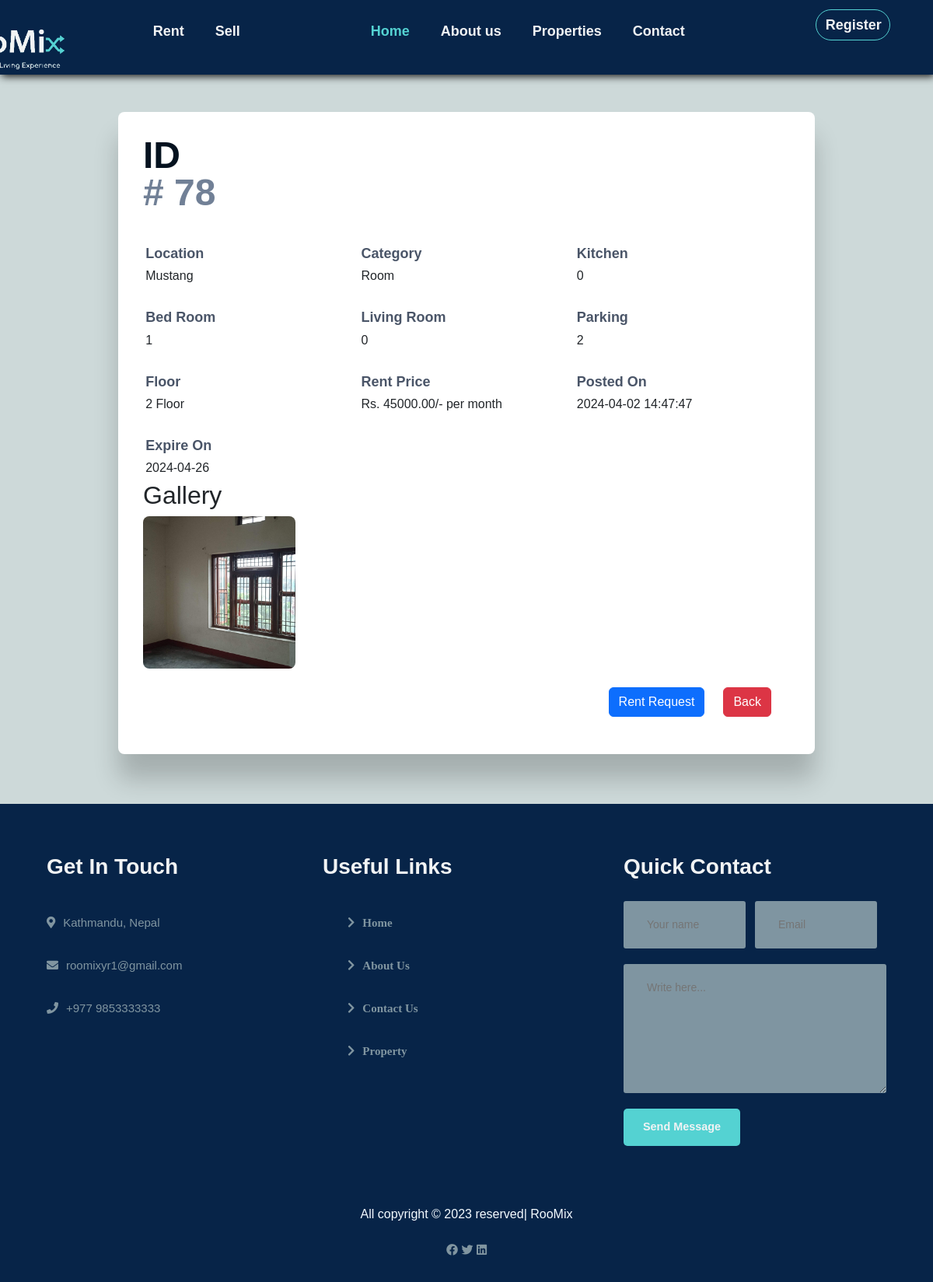
/client/p-detail.php?id=78, run on the app's committed database.
### tables this page shows
CREATE TABLE `property` (
  `id` int(11) NOT NULL,
  `property_title` varchar(255) NOT NULL,
  `description` text DEFAULT NULL,
  `property_type` enum('Room','Flat') NOT NULL,
  `kitchen` int(11) DEFAULT NULL,
  `bedroom` int(11) DEFAULT NULL,
  `living_room` int(11) DEFAULT NULL,
  `floor` int(11) DEFAULT NULL,
  `parking` int(11) DEFAULT NULL,
  `area` decimal(10,2) DEFAULT NULL,
  `total_price` decimal(10,2) DEFAULT NULL,
  `location` varchar(255) DEFAULT NULL,
  `added_date` timestamp NOT NULL DEFAULT current_timestamp(),
  `expiry_date` date DEFAULT NULL,
  `sold_status` tinyint(1) NOT NULL DEFAULT 1,
  `user_id` int(50) NOT NULL,
  `media` text DEFAULT NULL
);

### client/p-detail.php (the view, shortened to what this page needs)
<!DOCTYPE html>
<html lang="en">
<?php
require '../includes/dbConnect.php'; ?>
<head>
    <link rel="stylesheet" href="https://use.fontawesome.com/releases/v5.15.4/css/all.css" />
    <link href="https://cdn.jsdelivr.net/npm/bootstrap@5.3.3/dist/css/bootstrap.min.css" rel="stylesheet">
    <link rel="stylesheet" href="style.css">
    <link rel="stylesheet" href="../admin/propertyShow.css" />
</head>
<body class="p-0 m-0">
    <nav style="justify-content: center;">
        <a href="index.php" class="active"><img src="image/logo.png" alt="logo"></a>
        <div class="navigation">
            <ul>
                <li><a href="login.php" class="">Rent</a></li>
                <li><a href="login.php">Sell</a></li>
            </ul>
            <ul>
                <li><a href="index.php" class="active">Home</a></li>
                <li><a href="aboutUs.php">About us</a></li>
                <li><a href="properties.php">Properties</a></li>
                <li><a href="contact.php">Contact</a></li>
            </ul>
            <ul>
                <li><a href="registration.php"><button class="btn register" onclick="showRegisterForm()">Register</button></a></li>
            </ul>
        </div>
    </nav>
    <?php
    $id = $_GET['id'];
    if (isset($_GET['id'])) {
        $showProperty_query = "SELECT * FROM property WHERE id = '$id'";
        $result = mysqli_query($conn, $showProperty_query);
    }
    ?>
    <section style="padding-top: 18vh; padding-bottom:8vh;">
        <?php
        if (mysqli_num_rows($result) > 0) {
            while ($row = mysqli_fetch_array($result)) {
        ?>
                <div class="container">
                    <div class="content-wrapper">
                        <div>
                            <h1>ID <p class="id"># <?php echo $row['id']; ?></p>
                            </h1>
                        </div>
                        <div class="grid">
                            <div>
                                <p class="label">Location</p>
                                <p><?php echo $row['location']; ?></p>
                            </div>
                            <div>
                                <p class="label">Category</p>
                                <p><?php echo $row['property_type']; ?></p>
                            </div>
                            <div>
                                <p class="label">Kitchen</p>
                                <p><?php echo $row['kitchen']; ?></p>
                            </div>
                            <div>
                                <p class="label">Bed Room</p>
                                <p><?php echo $row['bedroom']; ?></p>
                            </div>
                            <div>
                                <p class="label">Living Room</p>
                                <p><?php echo $row['living_room']; ?></p>
                            </div>
                            <div>
                                <p class="label">Parking</p>
                                <p><?php echo $row['parking']; ?></p>
                            </div>
                            <div>
                                <p class="label">Floor</p>
                                <p><?php echo $row['floor']; ?> Floor</p>
                            </div>
                            <div>
                                <p class="label">Rent Price</p>
                                <p>Rs. <?php echo $row['total_price']; ?>/- per month</p>
                            </div>
                            <div>
                                <p class="label">Posted On</p>
                                <p><?php echo $row['added_date']; ?></p>
                            </div>
                            <div>
                                <p class="label">Expire On</p>
                                <p><?php echo $row['expiry_date']; ?></p>
                            </div>
                            <div class="gallery-section">
                                <h2>Gallery</h2>
                                <div class="gallery">
                                    <?php
                                    if (!empty($row['media'])) {
                                        $image_urls = explode(',', $row['media']);
                                        foreach ($image_urls as $image_url) {
                                    ?>
                                            <div class="gallery-item">
                                                <img src="<?php echo $image_url; ?>" alt="Property Image" onclick="showFullScreen('<?php echo $image_url; ?>')">
                                            </div>
                                        <?php
                                        }
                                    } else {
                                        ?>
                                        <span>No Image Available</span>
                                    <?php
                                    }
                                    ?>
                                </div>
                            </div>
                        </div>
                        <div class="button-container">
                        <a href=" ../client/login.php?id=<?php echo $row['id']; ?>">
                            <button class="btn btn-primary me-4">
                                Rent Request
                            </button>
                            </a>
                            <a href="javascript: window.history.back()">
                                <button class="btn btn-danger me-4">
                                    Back
                                </button>
                            </a>
                        </div>
                    </div>
                </div>
        <?php
            }
        }
        ?>
    </section>
    <footer>
        <div class="f-main">
            <div class="footer-col about" id="about">
                <h3>Get In Touch</h3>
                <li><i class="fas fa-map-marker-alt"></i>Kathmandu, Nepal</li>
                <li><i class="fas fa-envelope"></i>roomixyr1@gmail.com</li>
                <li><i class="fas fa-phone"></i>+977 9853333333</li>
            </div>
            <div class="footer-col links">
                <h3>Useful Links</h3>
                <ul>
                    <li><i class="fas fa-chevron-right"><a href="index.php">Home</a></i></li>
                    <li><i class="fas fa-chevron-right"><a href="aboutUs.php">About Us</a></i></li>
                    <li><i class="fas fa-chevron-right"><a href="contact.php">Contact Us</a></i></li>
                    <li><i class="fas fa-chevron-right"><a href="properties.php">Property</a></i></li>
                </ul>
            </div>
            <div class="form">
                <h3>Quick Contact</h3>
                <div class="form-row">
                    <input type="text" placeholder="Your name">
                    <input type="text" placeholder="Email">
                </div>
                <div class="form-col">
                    <textarea name="" id="" cols="30" rows="6" placeholder="Write here..."></textarea>
                </div>
                <div class="form-col">
                    <button> Send Message</button>
                </div>
            </div>
        </div>
        <div class="copyright">
            <p>All copyright &#169; 2023 reserved| RooMix</p>
            <div class="<div class=" properties card">
                <i class="fab fa-facebook"></i>
                <i class="fab fa-twitter"></i>
                <i class="fab fa-linkedin"></i>
            </div>
        </div>
    </footer>
</body>
</html>

### client/style.css (style rules this page uses)
:root { --c-primary: #072448; --c-secondary: #54d2d2; --c-bg-color: #b7c9c9af; --c-dark: #05121f; --c-light: #f1f3f4; --c-success: #42ea00; --c-danger: #e20704; --c-shadow: #0f0f0f; --c-btn: #54d2d2; --c-hover: #1f8d8d; --border-radius: 2rem; --card-border-radius: 1rem; --btn-padding: 0.6rem 2rem; --btn-radius: 3rem; --search-padding: 0.6rem 1rem; --m-padding: 8vh 8vw 8vh 8vw; --card-padding: 0.9rem 0.9rem 0 0.9rem; --body-padding: 1vh 8vw; --box-shadow: 2px 2px 10px; --card-padding-h: 1.0958vh; --card-margin-h: 1.0958vh; --sticky-top-left: 5.4rem; --sticky-top-right: -18rem; --btn-font: 1.125rem; }
* { margin: 0; padding: 0; box-sizing: border-box; }
html, body { width: 100%; height:0; font-family: "Poppins", sans-serif; background-color: var(--c-bg-color); }
h1 { font-size: 2.5rem; font-weight: 700; color: var(--c-primary); }
h1 { font-size: 3rem; font-weight: 700; color: var(--c-dark); }
nav { display: flex; flex-direction: row; align-items: center; position: fixed; width: 100%; height: 12vh; box-shadow: 2px 2px 10px var(--c-shadow); padding: var(--body-padding); background-color: var(--c-primary); z-index: 9999; }
nav img { height: 150px; cursor: pointer; }
nav .navigation { display: flex; flex-direction: row; gap: 8vw; }
nav .navigation ul { display: flex; justify-content: flex-end; align-items: center; }
nav .navigation ul li { list-style: none; margin-left: 40px; white-space: nowrap; }
nav .navigation ul li a { text-decoration: none; color: var(--c-light); font-size: var(--btn-font); font-weight: 600; }
nav .navigation ul li a.active, nav .navigation ul li a:hover { color: var(--c-btn); transition: 0.3s ease; }
nav .navigation ul li .btn { height: 5vh; width: 8vw; background-color: var(--c-btn); color: var(--c-light); border: none; border-radius: var(--btn-radius); font-size: var(--btn-font); font-weight: 600; }
nav .navigation ul li .register { height: 5vh; width: 8vw; background-color: transparent; color: var(--c-light); border: 1px solid var(--c-btn); border-radius: var(--btn-radius); font-size: var(--btn-font); font-weight: 600; }
footer { padding: 2% 5%; display: flex; flex-direction: row; flex-wrap: wrap; align-items: center; justify-content: space-between; background-color: var(--c-primary); }
footer .f-main { display: flex; flex-direction: row; width: 100%; justify-content: space-between; align-items: baseline; }
footer .footer-col { padding-bottom: 40px; }
footer h3 { color: var(--c-light); font-weight: 600; padding-bottom: 20px; }
footer li, i { display: flex; align-items: center; gap: 10px; padding: 10px 0; list-style: none; color: var(--c-bg-color); font-size: 15px; cursor: pointer; }
footer .links ul { display: flex; flex-direction: column; }
footer .links ul li { display: flex; flex-direction: row; }
footer .links ul li a { text-decoration: none; color: var(--c-bg-color); margin-left: 10px; }
footer p { color: #f4faff; }
footer input { width: 220px; padding: 15px 12px; background: var(--c-bg-color); border: none; outline: none; color: white; margin: 0px 12px 20px 0; }
footer .form { width: 35%; padding: 40px 0 40px 40px; border-radius: 10px; }
footer .form h3 { color: var(--c-light); font-weight: 600; padding-bottom: 20px; }
footer .form .form-row { display: flex; justify-content: space-between; width: 100%; }
footer .form .form-row input { width: 50%; font-size: 14px; font-weight: 400; border-radius: 3px; border: none; background: var(--c-bg-color); color: white; outline: nine; padding: 20px 30px; margin-bottom: 20px; }
footer .form .form-col input, footer .form .form-col textarea { display: flex; justify-content: flex-end; width: 100%; font-size: 14px; font-weight: 400; border-radius: 3px; border: none; background: var(--c-bg-color); color: var(--c-light); outline: nine; padding: 20px 30px; margin-bottom: 20px; }
footer .form button { font-size: 0.9rem; padding: 13px 25px; background: var(--c-btn); border-radius: 5px; outline: none; border: none; font-weight: 600; cursor: pointer; color: var(--c-light); }
footer .copyright { margin-top: 20px; display: flex; flex-wrap: wrap; flex-direction: column; justify-content: center; align-items: center; width: 100%; }
input { width: 100%; padding: 8px; box-sizing: border-box; border: 1px solid #ccc; border-radius: 4px; }

### client/p-detail.php (style rules this page uses)
html, body { height: 0; }

### data on the page
property: id "78", location "Mustang", property_type "Room", kitchen "0", bedroom "1", living_room "0", parking "2", floor "2", total_price "45000.00", added_date "2024-04-02 14:47:47", expiry_date "2024-04-26", media (picture)
